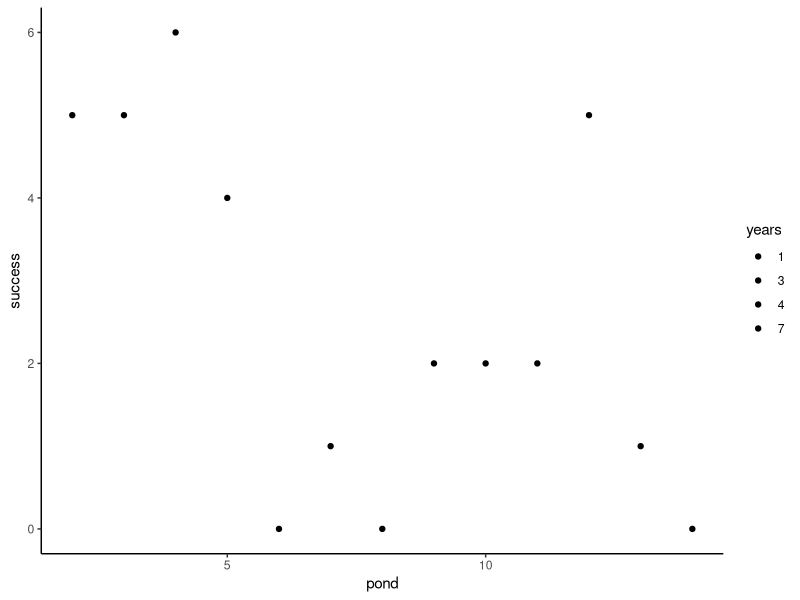

This figure's R source:
## ---- chunk 1
library(tidyverse)

catrate <- read.csv("data/catrate.csv")
head(catrate)
## ---- chunk 2
catrate %>% 
  mutate(years = factor(years)) %>% 
  group_by(years, pond) %>% 
  summarise(success = mean(success))
## ---- chunk 3
catrate %>% 
  mutate(years = factor(years)) %>% 
  group_by(years, pond) %>% 
  summarise(success = mean(success)) %>% 
  ggplot(aes(pond, success, fill = years))+
  geom_point()+
  theme_classic()

